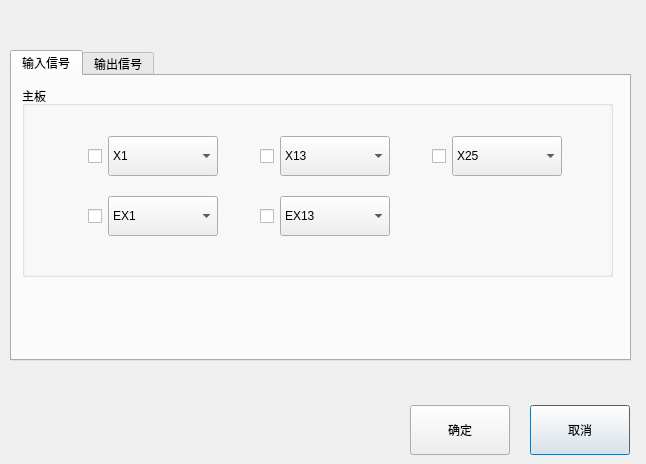
<?xml version="1.0" encoding="UTF-8"?>
<ui version="4.0">
 <class>SigDefineDialog</class>
 <widget class="QDialog" name="SigDefineDialog">
  <property name="geometry">
   <rect>
    <x>0</x>
    <y>0</y>
    <width>646</width>
    <height>464</height>
   </rect>
  </property>
  <property name="windowTitle">
   <string>Dialog</string>
  </property>
  <widget class="QPushButton" name="btnCancel">
   <property name="geometry">
    <rect>
     <x>530</x>
     <y>405</y>
     <width>100</width>
     <height>50</height>
    </rect>
   </property>
   <property name="text">
    <string>取消</string>
   </property>
  </widget>
  <widget class="QPushButton" name="btnOK">
   <property name="geometry">
    <rect>
     <x>410</x>
     <y>405</y>
     <width>100</width>
     <height>50</height>
    </rect>
   </property>
   <property name="text">
    <string>确定</string>
   </property>
  </widget>
  <widget class="QTabWidget" name="tabWidget">
   <property name="geometry">
    <rect>
     <x>10</x>
     <y>50</y>
     <width>621</width>
     <height>311</height>
    </rect>
   </property>
   <property name="currentIndex">
    <number>0</number>
   </property>
   <widget class="QWidget" name="tabInputSig">
    <attribute name="title">
     <string>输入信号</string>
    </attribute>
    <widget class="QGroupBox" name="groupBox_12">
     <property name="geometry">
      <rect>
       <x>10</x>
       <y>10</y>
       <width>591</width>
       <height>191</height>
      </rect>
     </property>
     <property name="title">
      <string>主板</string>
     </property>
     <widget class="QWidget" name="layoutWidget">
      <property name="geometry">
       <rect>
        <x>30</x>
        <y>50</y>
        <width>512</width>
        <height>102</height>
       </rect>
      </property>
      <layout class="QGridLayout" name="gridLayout">
       <property name="verticalSpacing">
        <number>20</number>
       </property>
       <item row="0" column="1">
        <widget class="QComboBox" name="coboxMainBoardIn0">
         <property name="minimumSize">
          <size>
           <width>110</width>
           <height>40</height>
          </size>
         </property>
         <property name="maximumSize">
          <size>
           <width>110</width>
           <height>40</height>
          </size>
         </property>
         <item>
          <property name="text">
           <string>X1</string>
          </property>
         </item>
         <item>
          <property name="text">
           <string>X2</string>
          </property>
         </item>
         <item>
          <property name="text">
           <string>X3</string>
          </property>
         </item>
         <item>
          <property name="text">
           <string>X4</string>
          </property>
         </item>
         <item>
          <property name="text">
           <string>X5</string>
          </property>
         </item>
         <item>
          <property name="text">
           <string>X6</string>
          </property>
         </item>
         <item>
          <property name="text">
           <string>X7</string>
          </property>
         </item>
         <item>
          <property name="text">
           <string>X8</string>
          </property>
         </item>
         <item>
          <property name="text">
           <string>X9</string>
          </property>
         </item>
         <item>
          <property name="text">
           <string>X10</string>
          </property>
         </item>
         <item>
          <property name="text">
           <string>X11</string>
          </property>
         </item>
         <item>
          <property name="text">
           <string>X12</string>
          </property>
         </item>
        </widget>
       </item>
       <item row="0" column="0">
        <widget class="QCheckBox" name="chboxMainBoardIn0">
         <property name="minimumSize">
          <size>
           <width>50</width>
           <height>40</height>
          </size>
         </property>
         <property name="maximumSize">
          <size>
           <width>50</width>
           <height>40</height>
          </size>
         </property>
         <property name="layoutDirection">
          <enum>Qt::RightToLeft</enum>
         </property>
         <property name="text">
          <string/>
         </property>
         <property name="autoExclusive">
          <bool>true</bool>
         </property>
        </widget>
       </item>
       <item row="1" column="0">
        <widget class="QCheckBox" name="chboxMainBoardInExtend0">
         <property name="minimumSize">
          <size>
           <width>50</width>
           <height>40</height>
          </size>
         </property>
         <property name="maximumSize">
          <size>
           <width>50</width>
           <height>40</height>
          </size>
         </property>
         <property name="layoutDirection">
          <enum>Qt::RightToLeft</enum>
         </property>
         <property name="text">
          <string/>
         </property>
         <property name="autoExclusive">
          <bool>true</bool>
         </property>
        </widget>
       </item>
       <item row="0" column="2">
        <widget class="QCheckBox" name="chboxMainBoardIn1">
         <property name="minimumSize">
          <size>
           <width>50</width>
           <height>40</height>
          </size>
         </property>
         <property name="maximumSize">
          <size>
           <width>50</width>
           <height>40</height>
          </size>
         </property>
         <property name="layoutDirection">
          <enum>Qt::RightToLeft</enum>
         </property>
         <property name="text">
          <string/>
         </property>
         <property name="autoExclusive">
          <bool>true</bool>
         </property>
        </widget>
       </item>
       <item row="0" column="3">
        <widget class="QComboBox" name="coboxMainBoardIn1">
         <property name="minimumSize">
          <size>
           <width>110</width>
           <height>40</height>
          </size>
         </property>
         <property name="maximumSize">
          <size>
           <width>110</width>
           <height>40</height>
          </size>
         </property>
         <property name="currentIndex">
          <number>0</number>
         </property>
         <property name="maxVisibleItems">
          <number>10</number>
         </property>
         <item>
          <property name="text">
           <string>X13</string>
          </property>
         </item>
         <item>
          <property name="text">
           <string>X14</string>
          </property>
         </item>
         <item>
          <property name="text">
           <string>X15</string>
          </property>
         </item>
         <item>
          <property name="text">
           <string>X16</string>
          </property>
         </item>
         <item>
          <property name="text">
           <string>X17</string>
          </property>
         </item>
         <item>
          <property name="text">
           <string>X18</string>
          </property>
         </item>
         <item>
          <property name="text">
           <string>X19</string>
          </property>
         </item>
         <item>
          <property name="text">
           <string>X20</string>
          </property>
         </item>
         <item>
          <property name="text">
           <string>X21</string>
          </property>
         </item>
         <item>
          <property name="text">
           <string>X22</string>
          </property>
         </item>
         <item>
          <property name="text">
           <string>X23</string>
          </property>
         </item>
         <item>
          <property name="text">
           <string>X24</string>
          </property>
         </item>
        </widget>
       </item>
       <item row="1" column="3">
        <widget class="QComboBox" name="coboxMainBoardInExtend1">
         <property name="minimumSize">
          <size>
           <width>110</width>
           <height>40</height>
          </size>
         </property>
         <property name="maximumSize">
          <size>
           <width>110</width>
           <height>40</height>
          </size>
         </property>
         <item>
          <property name="text">
           <string>EX13</string>
          </property>
         </item>
         <item>
          <property name="text">
           <string>EX14</string>
          </property>
         </item>
         <item>
          <property name="text">
           <string>EX15</string>
          </property>
         </item>
         <item>
          <property name="text">
           <string>EX16</string>
          </property>
         </item>
         <item>
          <property name="text">
           <string>EX17</string>
          </property>
         </item>
         <item>
          <property name="text">
           <string>EX18</string>
          </property>
         </item>
         <item>
          <property name="text">
           <string>EX19</string>
          </property>
         </item>
         <item>
          <property name="text">
           <string>EX20</string>
          </property>
         </item>
         <item>
          <property name="text">
           <string>EX21</string>
          </property>
         </item>
         <item>
          <property name="text">
           <string>EX22</string>
          </property>
         </item>
         <item>
          <property name="text">
           <string>EX23</string>
          </property>
         </item>
         <item>
          <property name="text">
           <string>EX24</string>
          </property>
         </item>
        </widget>
       </item>
       <item row="1" column="2">
        <widget class="QCheckBox" name="chboxMainBoardInExtend1">
         <property name="minimumSize">
          <size>
           <width>50</width>
           <height>40</height>
          </size>
         </property>
         <property name="maximumSize">
          <size>
           <width>50</width>
           <height>40</height>
          </size>
         </property>
         <property name="layoutDirection">
          <enum>Qt::RightToLeft</enum>
         </property>
         <property name="text">
          <string/>
         </property>
         <property name="autoExclusive">
          <bool>true</bool>
         </property>
        </widget>
       </item>
       <item row="0" column="4">
        <widget class="QCheckBox" name="chboxMainBoardIn2">
         <property name="minimumSize">
          <size>
           <width>50</width>
           <height>40</height>
          </size>
         </property>
         <property name="maximumSize">
          <size>
           <width>50</width>
           <height>40</height>
          </size>
         </property>
         <property name="layoutDirection">
          <enum>Qt::RightToLeft</enum>
         </property>
         <property name="text">
          <string/>
         </property>
         <property name="autoExclusive">
          <bool>true</bool>
         </property>
        </widget>
       </item>
       <item row="0" column="5">
        <widget class="QComboBox" name="coboxMainBoardIn2">
         <property name="minimumSize">
          <size>
           <width>110</width>
           <height>40</height>
          </size>
         </property>
         <property name="maximumSize">
          <size>
           <width>110</width>
           <height>40</height>
          </size>
         </property>
         <item>
          <property name="text">
           <string>X25</string>
          </property>
         </item>
         <item>
          <property name="text">
           <string>X26</string>
          </property>
         </item>
         <item>
          <property name="text">
           <string>X27</string>
          </property>
         </item>
         <item>
          <property name="text">
           <string>X28</string>
          </property>
         </item>
         <item>
          <property name="text">
           <string>X29</string>
          </property>
         </item>
         <item>
          <property name="text">
           <string>X30</string>
          </property>
         </item>
         <item>
          <property name="text">
           <string>X31</string>
          </property>
         </item>
         <item>
          <property name="text">
           <string>X32</string>
          </property>
         </item>
         <item>
          <property name="text">
           <string>X33</string>
          </property>
         </item>
         <item>
          <property name="text">
           <string>X34</string>
          </property>
         </item>
         <item>
          <property name="text">
           <string>X35</string>
          </property>
         </item>
         <item>
          <property name="text">
           <string>X36</string>
          </property>
         </item>
        </widget>
       </item>
       <item row="1" column="1">
        <widget class="QComboBox" name="coboxMainBoardInExtend0">
         <property name="minimumSize">
          <size>
           <width>110</width>
           <height>40</height>
          </size>
         </property>
         <property name="maximumSize">
          <size>
           <width>110</width>
           <height>40</height>
          </size>
         </property>
         <item>
          <property name="text">
           <string>EX1</string>
          </property>
         </item>
         <item>
          <property name="text">
           <string>EX2</string>
          </property>
         </item>
         <item>
          <property name="text">
           <string>EX3</string>
          </property>
         </item>
         <item>
          <property name="text">
           <string>EX4</string>
          </property>
         </item>
         <item>
          <property name="text">
           <string>EX5</string>
          </property>
         </item>
         <item>
          <property name="text">
           <string>EX6</string>
          </property>
         </item>
         <item>
          <property name="text">
           <string>EX7</string>
          </property>
         </item>
         <item>
          <property name="text">
           <string>EX8</string>
          </property>
         </item>
         <item>
          <property name="text">
           <string>EX9</string>
          </property>
         </item>
         <item>
          <property name="text">
           <string>EX10</string>
          </property>
         </item>
         <item>
          <property name="text">
           <string>EX11</string>
          </property>
         </item>
         <item>
          <property name="text">
           <string>EX12</string>
          </property>
         </item>
        </widget>
       </item>
      </layout>
     </widget>
    </widget>
   </widget>
   <widget class="QWidget" name="tabOutputSig">
    <attribute name="title">
     <string>输出信号</string>
    </attribute>
    <widget class="QGroupBox" name="groupBox_13">
     <property name="geometry">
      <rect>
       <x>10</x>
       <y>10</y>
       <width>591</width>
       <height>191</height>
      </rect>
     </property>
     <property name="title">
      <string>主板</string>
     </property>
     <widget class="QWidget" name="layoutWidget_2">
      <property name="geometry">
       <rect>
        <x>30</x>
        <y>50</y>
        <width>512</width>
        <height>102</height>
       </rect>
      </property>
      <layout class="QGridLayout" name="gridLayout_2">
       <property name="verticalSpacing">
        <number>20</number>
       </property>
       <item row="0" column="0">
        <widget class="QCheckBox" name="chboxMainBoardOut0">
         <property name="minimumSize">
          <size>
           <width>50</width>
           <height>40</height>
          </size>
         </property>
         <property name="maximumSize">
          <size>
           <width>50</width>
           <height>40</height>
          </size>
         </property>
         <property name="layoutDirection">
          <enum>Qt::RightToLeft</enum>
         </property>
         <property name="text">
          <string/>
         </property>
         <property name="autoExclusive">
          <bool>true</bool>
         </property>
        </widget>
       </item>
       <item row="0" column="1">
        <widget class="QComboBox" name="coboxMainBoardOut0">
         <property name="minimumSize">
          <size>
           <width>110</width>
           <height>40</height>
          </size>
         </property>
         <property name="maximumSize">
          <size>
           <width>110</width>
           <height>40</height>
          </size>
         </property>
         <item>
          <property name="text">
           <string>Y1</string>
          </property>
         </item>
         <item>
          <property name="text">
           <string>Y2</string>
          </property>
         </item>
         <item>
          <property name="text">
           <string>Y3</string>
          </property>
         </item>
         <item>
          <property name="text">
           <string>Y4</string>
          </property>
         </item>
         <item>
          <property name="text">
           <string>Y5</string>
          </property>
         </item>
         <item>
          <property name="text">
           <string>Y6</string>
          </property>
         </item>
         <item>
          <property name="text">
           <string>Y7</string>
          </property>
         </item>
         <item>
          <property name="text">
           <string>Y8</string>
          </property>
         </item>
        </widget>
       </item>
       <item row="0" column="2">
        <widget class="QCheckBox" name="chboxMainBoardOut1">
         <property name="minimumSize">
          <size>
           <width>50</width>
           <height>40</height>
          </size>
         </property>
         <property name="maximumSize">
          <size>
           <width>50</width>
           <height>40</height>
          </size>
         </property>
         <property name="layoutDirection">
          <enum>Qt::RightToLeft</enum>
         </property>
         <property name="text">
          <string/>
         </property>
         <property name="autoExclusive">
          <bool>true</bool>
         </property>
        </widget>
       </item>
       <item row="0" column="3">
        <widget class="QComboBox" name="coboxMainBoardOut1">
         <property name="minimumSize">
          <size>
           <width>110</width>
           <height>40</height>
          </size>
         </property>
         <property name="maximumSize">
          <size>
           <width>110</width>
           <height>40</height>
          </size>
         </property>
         <item>
          <property name="text">
           <string>Y9</string>
          </property>
         </item>
         <item>
          <property name="text">
           <string>Y10</string>
          </property>
         </item>
         <item>
          <property name="text">
           <string>Y11</string>
          </property>
         </item>
         <item>
          <property name="text">
           <string>Y12</string>
          </property>
         </item>
         <item>
          <property name="text">
           <string>Y13</string>
          </property>
         </item>
         <item>
          <property name="text">
           <string>Y14</string>
          </property>
         </item>
         <item>
          <property name="text">
           <string>Y15</string>
          </property>
         </item>
         <item>
          <property name="text">
           <string>Y16</string>
          </property>
         </item>
        </widget>
       </item>
       <item row="0" column="4">
        <widget class="QCheckBox" name="chboxMainBoardOut2">
         <property name="minimumSize">
          <size>
           <width>50</width>
           <height>40</height>
          </size>
         </property>
         <property name="maximumSize">
          <size>
           <width>50</width>
           <height>40</height>
          </size>
         </property>
         <property name="layoutDirection">
          <enum>Qt::RightToLeft</enum>
         </property>
         <property name="text">
          <string/>
         </property>
         <property name="autoExclusive">
          <bool>true</bool>
         </property>
        </widget>
       </item>
       <item row="0" column="5">
        <widget class="QComboBox" name="coboxMainBoardOut2">
         <property name="minimumSize">
          <size>
           <width>110</width>
           <height>40</height>
          </size>
         </property>
         <property name="maximumSize">
          <size>
           <width>110</width>
           <height>40</height>
          </size>
         </property>
         <item>
          <property name="text">
           <string>Y17</string>
          </property>
         </item>
         <item>
          <property name="text">
           <string>Y18</string>
          </property>
         </item>
         <item>
          <property name="text">
           <string>Y19</string>
          </property>
         </item>
         <item>
          <property name="text">
           <string>Y20</string>
          </property>
         </item>
         <item>
          <property name="text">
           <string>Y21</string>
          </property>
         </item>
         <item>
          <property name="text">
           <string>Y22</string>
          </property>
         </item>
         <item>
          <property name="text">
           <string>Y23</string>
          </property>
         </item>
         <item>
          <property name="text">
           <string>Y24</string>
          </property>
         </item>
        </widget>
       </item>
       <item row="1" column="0">
        <widget class="QCheckBox" name="chboxMainBoardOutExtend0">
         <property name="minimumSize">
          <size>
           <width>50</width>
           <height>40</height>
          </size>
         </property>
         <property name="maximumSize">
          <size>
           <width>50</width>
           <height>40</height>
          </size>
         </property>
         <property name="layoutDirection">
          <enum>Qt::RightToLeft</enum>
         </property>
         <property name="text">
          <string/>
         </property>
         <property name="autoExclusive">
          <bool>true</bool>
         </property>
        </widget>
       </item>
       <item row="1" column="1">
        <widget class="QComboBox" name="coboxMainBoardOutExtend0">
         <property name="minimumSize">
          <size>
           <width>110</width>
           <height>40</height>
          </size>
         </property>
         <property name="maximumSize">
          <size>
           <width>110</width>
           <height>40</height>
          </size>
         </property>
         <item>
          <property name="text">
           <string>EY1</string>
          </property>
         </item>
         <item>
          <property name="text">
           <string>EY2</string>
          </property>
         </item>
         <item>
          <property name="text">
           <string>EY3</string>
          </property>
         </item>
         <item>
          <property name="text">
           <string>EY4</string>
          </property>
         </item>
         <item>
          <property name="text">
           <string>EY5</string>
          </property>
         </item>
         <item>
          <property name="text">
           <string>EY6</string>
          </property>
         </item>
         <item>
          <property name="text">
           <string>EY7</string>
          </property>
         </item>
         <item>
          <property name="text">
           <string>EY8</string>
          </property>
         </item>
        </widget>
       </item>
       <item row="1" column="2">
        <widget class="QCheckBox" name="chboxMainBoardOutExtend1">
         <property name="minimumSize">
          <size>
           <width>50</width>
           <height>40</height>
          </size>
         </property>
         <property name="maximumSize">
          <size>
           <width>50</width>
           <height>40</height>
          </size>
         </property>
         <property name="layoutDirection">
          <enum>Qt::RightToLeft</enum>
         </property>
         <property name="text">
          <string/>
         </property>
         <property name="autoExclusive">
          <bool>true</bool>
         </property>
        </widget>
       </item>
       <item row="1" column="3">
        <widget class="QComboBox" name="coboxMainBoardOutExtend1">
         <property name="minimumSize">
          <size>
           <width>110</width>
           <height>40</height>
          </size>
         </property>
         <property name="maximumSize">
          <size>
           <width>110</width>
           <height>40</height>
          </size>
         </property>
         <item>
          <property name="text">
           <string>EY9</string>
          </property>
         </item>
         <item>
          <property name="text">
           <string>EY10</string>
          </property>
         </item>
         <item>
          <property name="text">
           <string>EY11</string>
          </property>
         </item>
         <item>
          <property name="text">
           <string>EY12</string>
          </property>
         </item>
         <item>
          <property name="text">
           <string>EY13</string>
          </property>
         </item>
         <item>
          <property name="text">
           <string>EY14</string>
          </property>
         </item>
         <item>
          <property name="text">
           <string>EY15</string>
          </property>
         </item>
         <item>
          <property name="text">
           <string>EY16</string>
          </property>
         </item>
        </widget>
       </item>
       <item row="1" column="4">
        <widget class="QCheckBox" name="chboxMainBoardOutExtend2">
         <property name="minimumSize">
          <size>
           <width>50</width>
           <height>40</height>
          </size>
         </property>
         <property name="maximumSize">
          <size>
           <width>50</width>
           <height>40</height>
          </size>
         </property>
         <property name="layoutDirection">
          <enum>Qt::RightToLeft</enum>
         </property>
         <property name="text">
          <string/>
         </property>
         <property name="autoExclusive">
          <bool>true</bool>
         </property>
        </widget>
       </item>
       <item row="1" column="5">
        <widget class="QComboBox" name="coboxMainBoardOutExtend2">
         <property name="minimumSize">
          <size>
           <width>110</width>
           <height>40</height>
          </size>
         </property>
         <property name="maximumSize">
          <size>
           <width>110</width>
           <height>40</height>
          </size>
         </property>
         <item>
          <property name="text">
           <string>EY17</string>
          </property>
         </item>
         <item>
          <property name="text">
           <string>EY18</string>
          </property>
         </item>
         <item>
          <property name="text">
           <string>EY19</string>
          </property>
         </item>
         <item>
          <property name="text">
           <string>EY20</string>
          </property>
         </item>
        </widget>
       </item>
      </layout>
     </widget>
    </widget>
   </widget>
  </widget>
 </widget>
 <resources/>
 <connections/>
</ui>
